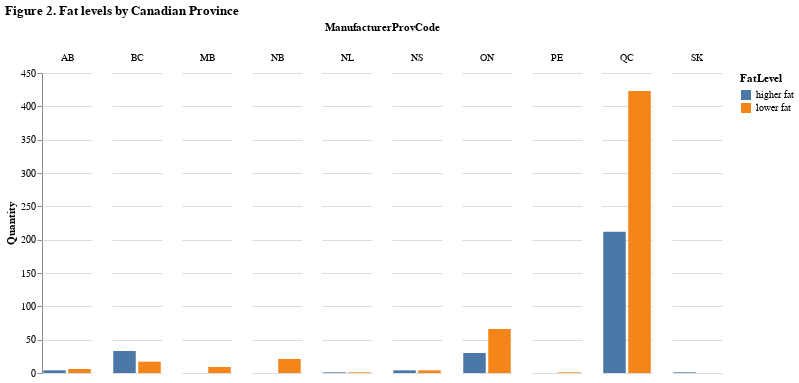

Notebook source saved alongside this figure:
### Markdown cell above
Let's see how much cheese the different Canadian provinces produce, and whether they have a preference for one fat level.

### Code cell
fig_2 = alt.Chart(train_df, width=50, height=300).mark_bar().encode(
    column = Column("ManufacturerProvCode"),       
    x = alt.X("FatLevel", axis=None),
    y = alt.Y("count()", title="Quantity"),
    color = "FatLevel").configure_view(
        stroke=None,).properties(
        title = "Figure 2. Fat levels by Canadian Province")

fig_2

### Figure 1 — Vega-Lite specification as saved in the notebook (floating-point values rounded to 4 significant figures; data arrays with more than 128 entries replaced by an {"elided": "..."} marker saying what was removed)
{"config": {"view": {"continuousWidth": 400, "continuousHeight": 300, "stroke": null}}, "data": {"name": "data-bf8219575993f63167b2bf68f9a462be"}, "mark": "bar", "encoding": {"color": {"type": "nominal", "field": "FatLevel"}, "column": {"type": "nominal", "field": "ManufacturerProvCode"}, "x": {"type": "nominal", "axis": null, "field": "FatLevel"}, "y": {"type": "quantitative", "aggregate": "count", "title": "Quantity"}}, "height": 300, "title": "Figure 2. Fat levels by Canadian Province", "width": 50, "$schema": "https://vega.github.io/schema/vega-lite/v4.8.1.json", "datasets": {"data-bf8219575993f63167b2bf68f9a462be": {"elided": "833 records"}}}
